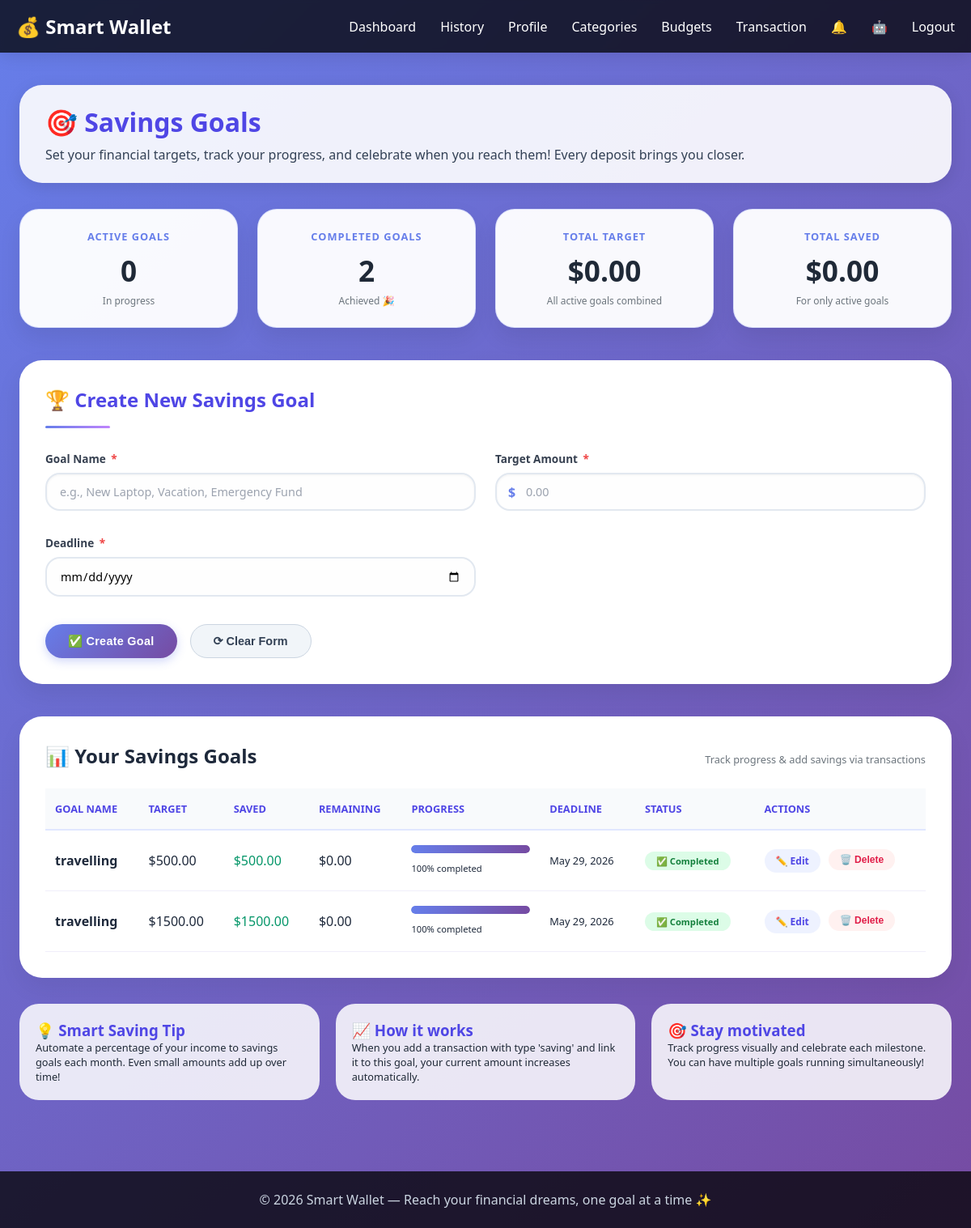
The page /transaction/saving-goals/ (signed in) on the database its author committed.
### transactions/models.py (models this page shows, shortened)
class SavingGoals(models.Model):
    choices = [
        ('in_progress','In_progress'),
        ('complete','Complete'),
        ('failed','Failed')
    ]
    wallet = models.ForeignKey('user.Wallet', on_delete=models.CASCADE, related_name='saving_goals')
    name = models.CharField(max_length=255)
    target_amount = models.DecimalField(max_digits=10,decimal_places=2)
    current_amount = models.DecimalField(max_digits=10,decimal_places=2,default=0)
    deadline = models.DateField()
    status = models.CharField(max_length=255,choices=choices, default='in_progress')
    remaining = models.DecimalField(max_digits=12,decimal_places=2,default=0)
    progress = models.PositiveIntegerField(default=0)
    percentage = models.PositiveBigIntegerField(default=0)

### transactions/views.py (the view, shortened to what this page needs)
@login_required
def view_saving_goals(request):
    user = request.user
    wallet = user.wallet
    savings_goals = trans_models.SavingGoals.objects.filter(wallet=wallet).order_by('-id')
    context = {
        'savings_goals': savings_goals,
        'editing_goal': None
    }
    context['active_goals_count'] = savings_goals.filter(status='in_progress').aggregate(total=Count('id'))['total'] or 0
    context['completed_goals_count'] = savings_goals.filter(status='complete').aggregate(total=Count('id'))['total'] or 0
    context['total_target_amount'] = savings_goals.filter(status='in_progress').aggregate(total=Sum('target_amount'))['total'] or 0
    context['total_saved_amount'] = savings_goals.filter(status='in_progress').aggregate(total=Sum('current_amount'))['total'] or 0
    edit_id = request.GET.get('edit_id')
    if edit_id:
        context['editing_goal'] = trans_models.SavingGoals.objects.get(id=edit_id, wallet=wallet)
    return render(request, 'saving-goals.html', context)

### templates/saving-goals.html (shortened to what this page needs)
<!DOCTYPE html>
{% load static %}
<html lang="en">
<head>
    <link rel="stylesheet" href="{% static 'css/style.css' %}">
</head>
<body id="savings-body">
<header id="savings-header">
    <nav id="user-home-nav">
            <div class="logo">💰 Smart Wallet</div>
            <ul class="nav-links">
                <li><a href="{% url 'home' %}">Dashboard</a></li>
                <li><a href="{% url 'transactions' %}">History</a></li>
                <li><a href="{% url 'profile' %}">Profile</a></li>
                <li><a href="{% url 'categories' %}">Categories</a></li>
                <li><a href="{% url 'budget' %}">Budgets</a></li>
                <li><a href="{% url 'add_transaction' %}">Transaction</a></li>
                <li><a href="{% url 'notifications' %}">🔔{% if unread_count > 0 %}<span style="background:#e74c3c;color:white;border-radius:10px;padding:2px 7px;font-size:11px;">{{ unread_count }}</span>{% endif %}</a></li>
                <li><a href="{% url 'advisor' %}">🤖 </a></li>
                <li><a href="{% url 'logout' %}">Logout</a></li>
            </ul>
        </nav>
</header>
<div id="savings-container">
    <div class="welcome-section" style="background: rgba(255,255,255,0.9); border-radius: 28px; padding: 24px 32px; margin-bottom: 32px;">
        <h1 style="color: #4f46e5; margin-bottom: 8px;">🎯 Savings Goals</h1>
        <p style="color: #334155;">Set your financial targets, track your progress, and celebrate when you reach them! Every deposit brings you closer.</p>
    </div>
    <div class="savings-stats-grid">
        <div class="stat-savings-card">
            <div class="stat-label">Active Goals</div>
            <div class="stat-number">{{ active_goals_count|default:"0" }}</div>
            <div class="stat-sub">In progress</div>
        </div>
        <div class="stat-savings-card">
            <div class="stat-label">Completed Goals</div>
            <div class="stat-number">{{ completed_goals_count|default:"0" }}</div>
            <div class="stat-sub">Achieved 🎉</div>
        </div>
        <div class="stat-savings-card">
            <div class="stat-label">Total Target</div>
            <div class="stat-number">${{ total_target_amount|floatformat:2|default:"0.00" }}</div>
            <div class="stat-sub">All active goals combined</div>
        </div>
        <div class="stat-savings-card">
            <div class="stat-label">Total Saved</div>
            <div class="stat-number">${{ total_saved_amount|floatformat:2|default:"0.00" }}</div>
            <div class="stat-sub">For only active goals</div>
        </div>
    </div>
    <div class="form-savings-card">
        <div class="form-title">
            {% if editing_goal %}✏️ Edit Goal{% else %}🏆 Create New Savings Goal{% endif %}
        </div>
        <div class="form-divider"></div>
        <form method="post" action="">
            <div class="two-columns">
                <div class="form-field">
                    <label>Goal Name <span class="required">*</span></label>
                    <input type="text" name="name" placeholder="e.g., New Laptop, Vacation, Emergency Fund" required
                           value="{% if editing_goal %}{{ editing_goal.name }}{% endif %}">
                </div>
                <div class="form-field">
                    <label>Target Amount <span class="required">*</span></label>
                    <div class="amount-wrapper">
                        <span>$</span>
                        <input type="number" name="target_amount" step="0.01" min="0.01" placeholder="0.00" required
                               value="{% if editing_goal %}{{ editing_goal.target_amount }}{% endif %}">
                    </div>
                </div>
                <div class="form-field">
                    <label>Deadline <span class="required">*</span></label>
                    <input type="date" name="deadline" required
                           value="{% if editing_goal %}{{ editing_goal.deadline|date:'Y-m-d' }}{% endif %}">
                </div>
            </div>
            <div class="form-buttons">
                <button type="submit" class="btn-savings btn-primary">
                    {% if editing_goal %}💾 Update Goal{% else %}✅ Create Goal{% endif %}
                </button>
                {% if editing_goal %}
                    <a href="{% url 'saving_goals' %}" class="btn-savings btn-secondary">🗑️ Cancel Edit</a>
                {% else %}
                    <button type="reset" class="btn-savings btn-secondary">⟳ Clear Form</button>
                {% endif %}
            </div>
        </form>
    </div>
    <div class="goals-table-container">
        <div class="section-header">
            <h2>📊 Your Savings Goals</h2>
            <span style="font-size: 0.8rem; color: #6c757d;">Track progress & add savings via transactions</span>
        </div>
        {% if savings_goals %}
            <table class="goals-table">
                <thead>
                    <tr>
                        <th>Goal Name</th>
                        <th>Target</th>
                        <th>Saved</th>
                        <th>Remaining</th>
                        <th>Progress</th>
                        <th>Deadline</th>
                        <th>Status</th>
                        <th>Actions</th>
                    </tr>
                </thead>
                <tbody>
                    {% for goal in savings_goals %}
                        <tr>
                            <td style="font-weight: 600;">{{ goal.name }}</td>
                            <td>${{ goal.target_amount|floatformat:2 }}</td>
                            <td style="color: #059669; font-weight: 500;">${{ goal.current_amount|floatformat:2 }}</td>
                            <td class="{% if remaining < 0 %}negative{% endif %}">
                                ${{ goal.remaining|floatformat:2 }}
                            </td>
                            <td style="min-width: 150px;">
                                <div class="progress-bg">
                                    <div class="progress-fill {% if goal.status == 'complete' %}completed{% endif %}"
                                        style="width: {% if goal.percentage > 100 %}100{% else %}{{ goal.percentage|floatformat:2 }}{% endif %}%;">
                                    </div>
                                </div>
                                <span style="font-size: 0.7rem;">
                                    {{ goal.percentage|floatformat:0 }}% completed
                                </span>
                            </td>
                            <td style="font-size: 0.8rem;">
                                {{ goal.deadline|date:"M d, Y" }}
                            </td>
                            <td>
                                {% if goal.status == 'complete' %}
                                    <span class="badge-status badge-complete">✅ Completed</span>
                                {% else %}
                                    <span class="badge-status badge-inprogress">🔄 In Progress</span>
                                {% endif %}
                            </td>
                            <td>
                                <div class="action-group">
                                    <a href="?edit_id={{ goal.id }}" class="btn-sm btn-edit">✏️ Edit</a>
                                    <form method="post"
                                        action="{% url 'saving_goal_delete' goal.id %}"
                                        style="display: inline;"
                                        onsubmit="return confirm('Delete goal {{ goal.name }}?');">
                                        <button type="submit" class="btn-sm btn-delete">🗑️ Delete</button>
                                    </form>
                                </div>
                            </td>
                        </tr>
                    {% endfor %}
                </tbody>
            </table>
        {% else %}
            <div class="empty-table-msg">
                <div style="font-size: 48px; margin-bottom: 12px;">🎯</div>
                <p>No savings goals yet.</p>
                <p style="font-size: 0.85rem;">Create your first goal above and start saving for something meaningful!</p>
            </div>
        {% endif %}
    </div>
    <div style="display: grid; grid-template-columns: repeat(auto-fit, minmax(240px, 1fr)); gap: 20px; margin-top: 32px;">
        <div style="background: rgba(255,255,255,0.85); border-radius: 24px; padding: 20px;">
            <h3 style="color: #4f46e5;">💡 Smart Saving Tip</h3>
            <p style="font-size: 0.8rem;">Automate a percentage of your income to savings goals each month. Even small amounts add up over time!</p>
        </div>
        <div style="background: rgba(255,255,255,0.85); border-radius: 24px; padding: 20px;">
            <h3 style="color: #4f46e5;">📈 How it works</h3>
            <p style="font-size: 0.8rem;">When you add a transaction with type 'saving' and link it to this goal, your current amount increases automatically.</p>
        </div>
        <div style="background: rgba(255,255,255,0.85); border-radius: 24px; padding: 20px;">
            <h3 style="color: #4f46e5;">🎯 Stay motivated</h3>
            <p style="font-size: 0.8rem;">Track progress visually and celebrate each milestone. You can have multiple goals running simultaneously!</p>
        </div>
    </div>
</div>
<footer>
    <p>© 2026 Smart Wallet — Reach your financial dreams, one goal at a time ✨</p>
</footer>
</body>
</html>

### static/css/style.css (style rules this page uses)
* { margin: 0; padding: 0; box-sizing: border-box; }
#user-home-nav { max-width: 1200px; margin: 0 auto; padding: 0 20px; display: flex; justify-content: space-between; align-items: center; }
.logo { font-size: 24px; font-weight: bold; color: #fff; }
.nav-links { display: flex; gap: 30px; list-style: none; }
.nav-links a { color: #fff; text-decoration: none; transition: color 0.3s; }
.welcome-section { background: white; border-radius: 15px; padding: 30px; margin-bottom: 30px; box-shadow: 0 5px 20px rgba(0, 0, 0, 0.1); }
.welcome-section h1 { color: #667eea; margin-bottom: 10px; }
.welcome-section p { color: #666; font-size: 16px; }
footer { background-color: rgba(0, 0, 0, 0.7); color: #fff; text-align: center; padding: 20px; margin-top: 40px; }
.btn-primary { width: fit-content; padding: 15px 28px; border: none; border-radius: 14px; background: linear-gradient(135deg, #667eea 0%, #764ba2 100%); color: white; font-weight: 700; letter-spacing: 0.02em; cursor: pointer; transition: transform 0.2s, box-shadow 0.2s, opacity 0.2s; }
.btn-edit { background: #4f46e5; color: #fff; text-decoration: none; border: 0; border-radius: 8px; padding: 10px 14px; }
input[type="text"], input[type="email"], input[type="password"], input[type="number"], textarea, select, .form-input { width: 100%; padding: 14px 16px; border: 1px solid #e0e0e0; border-radius: 12px; font-size: 1rem; font-family: 'Segoe UI', Tahoma, Geneva, Verdana, sans-serif; color: #1f2937; background-color: #f9fafb; outline: none; transition: all 0.3s ease; box-shadow: inset 0 1px 3px rgba(0, 0, 0, 0.05); }
input[type="text"]::placeholder, input[type="email"]::placeholder, input[type="password"]::placeholder, input[type="number"]::placeholder, textarea::placeholder { color: #9ca3af; }
label { display: block; margin-bottom: 8px; font-weight: 500; color: #374151; font-size: 0.95rem; transition: color 0.2s; }
.btn-primary { background: white; color: #2563eb; padding: 14px 28px; border-radius: 12px; text-decoration: none; font-weight: 600; font-size: 1rem; transition: all 0.3s ease; box-shadow: 0 4px 15px rgba(0, 0, 0, 0.1); display: inline-block; }
.btn-secondary { background: transparent; color: white; padding: 14px 28px; border: 2px solid rgba(255, 255, 255, 0.8); border-radius: 12px; text-decoration: none; font-weight: 600; font-size: 1rem; transition: all 0.3s ease; }
.btn-primary { background-color: #667eea; color: white; border: none; padding: 12px 24px; border-radius: 5px; cursor: pointer; font-size: 16px; transition: background-color 0.3s; }
table { width: 100%; border-collapse: collapse; }
th, td { padding: 12px; text-align: left; border-bottom: 1px solid #eee; }
th { background-color: #f8f9fa; font-weight: 600; color: #333; }

### rows shown on the page
SavingGoals: name "travelling", target_amount "500.00", current_amount "500.00", remaining "0.00", percentage "100", deadline "May 29, 2026", status "✅ Completed"
SavingGoals: name "travelling", target_amount "1500.00", current_amount "1500.00", remaining "0.00", percentage "100", deadline "May 29, 2026", status "✅ Completed"

### other values the page prints
{{ active_goals_count|default:"0" }} "0"
{{ completed_goals_count|default:"0" }} "2"
{{ total_target_amount|floatformat:2|default:"0.00" }} "0.00"
{{ total_saved_amount|floatformat:2|default:"0.00" }} "0.00"
